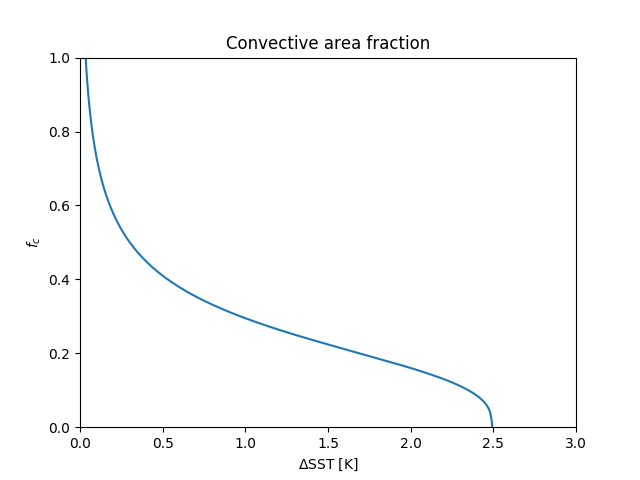

Python code for this plot:
#!/usr/bin/env python3
# -*- coding: utf-8 -*-

## for distribution of f_c

import numpy as np
from matplotlib import pyplot as plt

## parameter
g = 9.80665
Ms0 = 3017.0
Mq0 = 2431.0
Msp = 0.0435
Mqp = 0.0507
E0 = 125.0
R0 = 150.0
a = 28.0
r = 0.2
cr = 0.0038
cq = 0.009
a1 = 2.32
a2 = 10.8
pi = np.pi
dt = 0.01
tmax = 300

## changable parameter
dsst = 0.0 + dt
T = 0.0

## varible
q = 0.0
fc = np.array([0.0]*tmax)
it = 0

while dsst <= 3.0:
    T = a*dsst / (cq + cr/(1+r))
    
    Ms = Ms0 + Msp*T
    Mq = Mq0 + Mqp*T
    C = Mq * (1+r) / ((Ms-Mq) - r*Mq)
    fc3 = 3*E0 / ((pi**2) * a * dsst * (1+C))
    fc[it] = np.cbrt(fc3)

    dsst = dsst + dt
    it = it + 1

tnum = np.arange(0, 3, dt)
#print(fig.shape)
plt.plot(tnum, fc)
plt.xlim(0.0, 3.0)
plt.ylim(0.0, 1.0)
plt.title("Convective area fraction")
plt.xlabel("$\Delta$SST [K]")
plt.ylabel("$f_c$")
plt.show()
